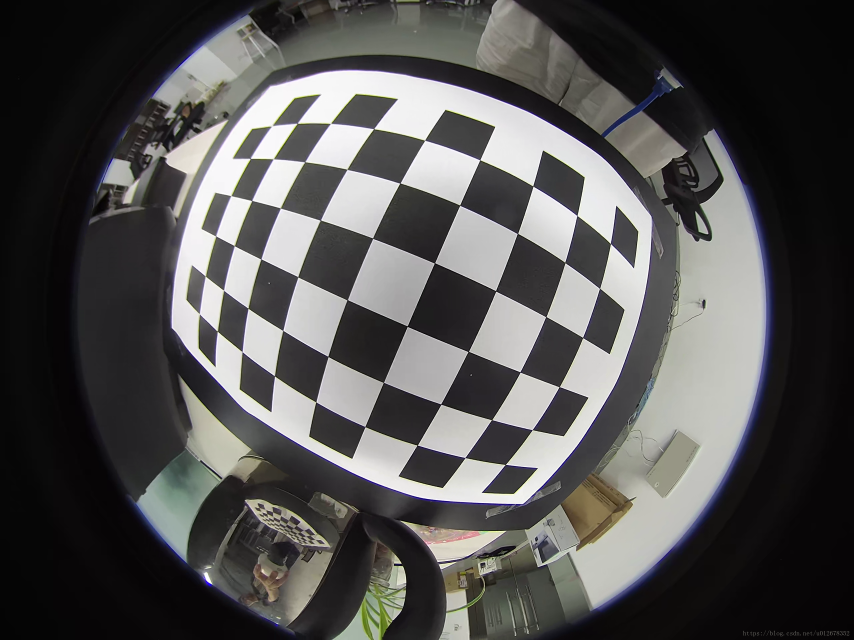
#> input picture 20180703153447622.png, 2560 x 1920 px, given in place of around.mp4, which was not available (shown at 1/3 size)
$ python '測試.py'
#> lines starting #> are read from the running program, lines starting #| are printed output that depends on the picture; pictures that were not available may be replaced by others from this repository, and a replacement may not be noted
# -*- coding: utf-8 -*-
"""
Created on Wed Jan 15 21:16:43 2020

@author: bbjac
"""

import cv2
#讀video
cap = cv2.VideoCapture('C:\\Users\\bbjac\\Git\\opencv\\around.mp4')

#取得第1000幀，並顯示
cap.set(cv2.CAP_PROP_POS_FRAMES,1000)
a,b = cap.read()
#> b is the input picture: shape (1920, 2560, 3); mean B, G, R 82.3, 83, 83.8
cv2.imshow('b',b)
cv2.waitKey(1000)

#設定ROI框的參數
upper_left = (280,100)
bottom_right = (980,600)

#單純想看總FRAME數
total_frame = int(cap.get(cv2.CAP_PROP_FRAME_COUNT))
print(total_frame)


#一種filter方式
def sketch_transform(image):
    image_grayscale = cv2.cvtColor(image, cv2.COLOR_BGR2GRAY)
    image_grayscale_blurred = cv2.GaussianBlur(image_grayscale, (7,7), 0)
    image_canny = cv2.Canny(image_grayscale_blurred, 10, 80)
    _, mask = image_canny_inverted = cv2.threshold(image_canny, 30, 255, cv2.THRESH_BINARY_INV)
    mask = cv2.cvtColor(mask, cv2.COLOR_GRAY2RGB)
    return mask


while (cap.isOpened()):
    ret, frame = cap.read()
    if ret == True:
        #Rectangle marker
        r = cv2.rectangle(frame, upper_left, bottom_right, (100, 50, 200), 2) # retangle參數:(frame,(左上座標),(右下座標),框的顏色,框的厚度)
        rect_img = frame[upper_left[1] : bottom_right[1], upper_left[0] : bottom_right[0]] #frame的大小
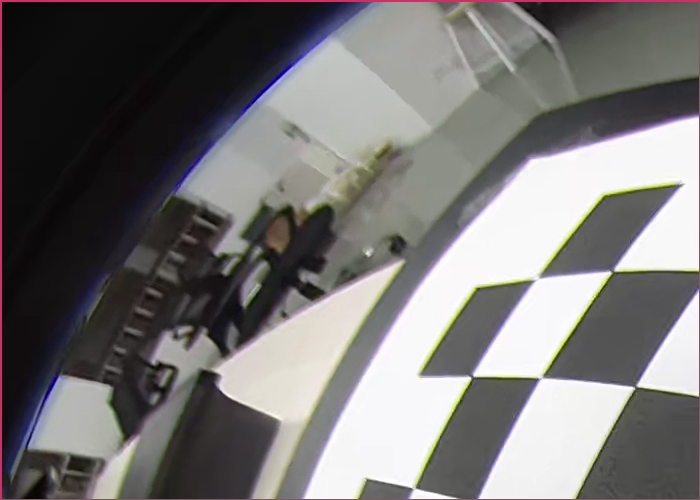
#> rect_img: shape (500, 700, 3); mean B, G, R 115.7, 116.1, 118.4

        sketcher_rect = sketch_transform(rect_img)
#> in sketch_transform, `image_grayscale = cv2.cvtColor(image, cv2.COLOR_BGR2GRAY)`:
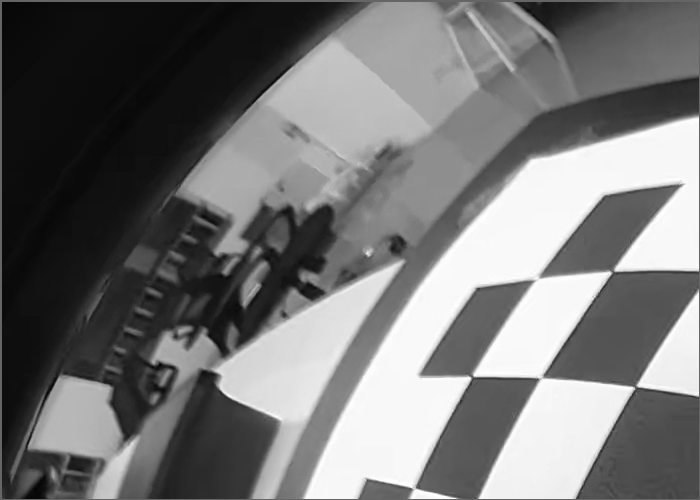
#> image_grayscale: shape (500, 700); min 4, max 255, mean 116.8
#> in sketch_transform, `image_canny = cv2.Canny(image_grayscale_blurred, 10, 80)`:
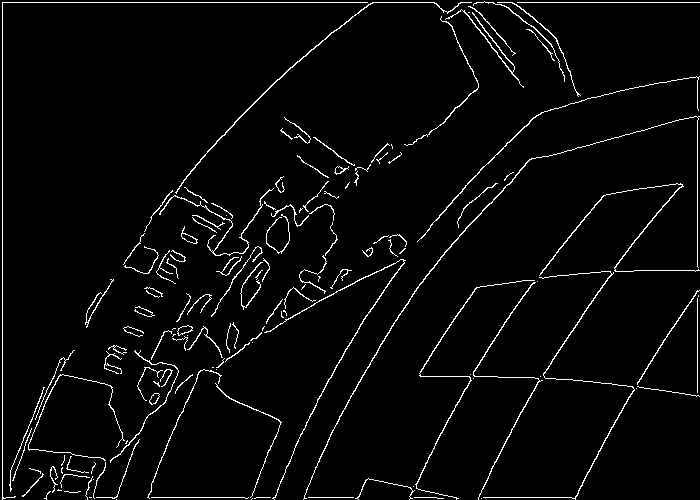
#> image_canny: shape (500, 700); 3.5% white in thin lines or dots
#> in sketch_transform, `_, mask = image_canny_inverted = cv2.threshold(image_canny, 30, 255, c..`: mask: shape (500, 700); 96.5% white; black in thin lines or dots
#> in sketch_transform, `mask = cv2.cvtColor(mask, cv2.COLOR_GRAY2RGB)`: mask: shape (500, 700, 3); 96.5% white; black in thin lines or dots
        cv2.imshow('sketcher_rect',sketcher_rect)

        #Replacing the sketched image on Region of Interest
        frame[upper_left[1] : bottom_right[1], upper_left[0] : bottom_right[0]] = sketcher_rect
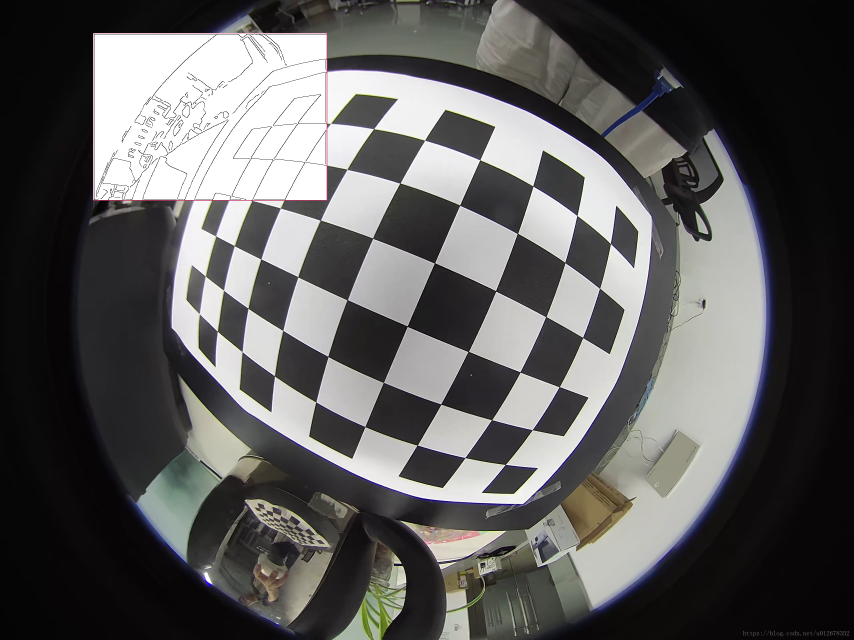
#> frame: shape (1920, 2560, 3) (shown at 1/3 size); mean B, G, R 91.6, 92.2, 93.1

        cv2.imshow('frame',frame)

        if cv2.waitKey(25) & 0xFF == ord('q'):
#> (key q is pressed here)
            break
    else:
        break
cap.release()
cv2.destroyAllWindows()

#https://blog.gtwang.org/programming/opencv-motion-detection-and-tracking-tutorial/
#https://blog.csdn.net/sinat_41104353/article/details/85171185
#https://blog.csdn.net/keith_bb/article/details/53470170


##樹莓派前置作業，作業系統方面可以看一下，試試看。(Ubuntu 可以直接 Yolo)
#http://korewa72.blogspot.com/2018/08/raspberry-pi-3b.html
#Alex Darknet Yolo
#https://github.com/AlexeyAB/darknet
#pi 3 上跑yolo ubuntu的
#https://jay16213.github.io/2018-03-28/yolo-on-raspberry/
